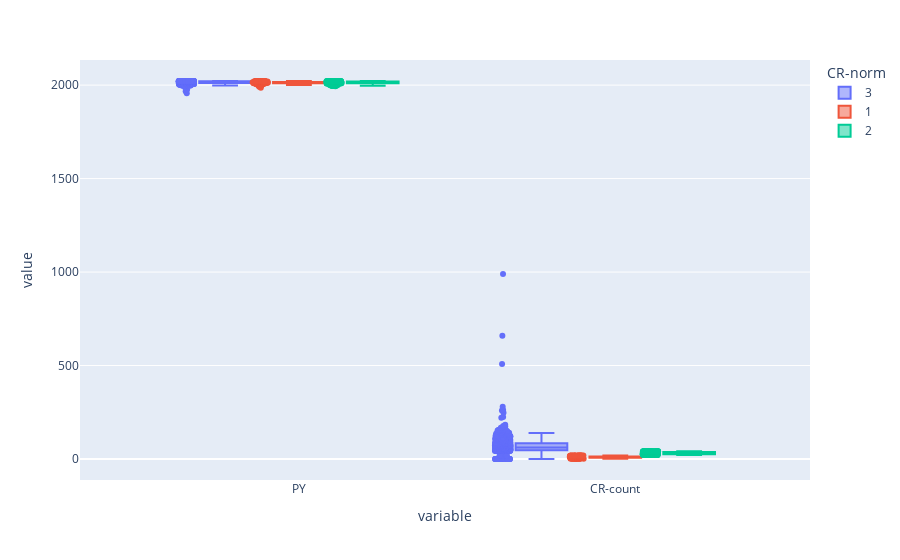

Write notebook code for a chart like this one.
### Code cell
fig = px.box(df,y=['PY','CR-count'], points="all", color='CR-norm')
fig.show()

### Figure 1 — Plotly figure (JSON) as saved in the notebook; plotly's stock layout.template omitted (floating-point values rounded to 4 significant figures; data arrays with more than 128 entries replaced by an {"elided": "..."} marker saying what was removed)
{"data": [{"alignmentgroup": "True", "boxpoints": "all", "hovertemplate": "CR-norm=3<br>variable=%{x}<br>value=%{y}<extra></extra>", "legendgroup": "3", "marker": {"color": "#636efa"}, "name": "3", "notched": false, "offsetgroup": "3", "orientation": "v", "showlegend": true, "type": "box", "x": {"elided": "1254 str values"}, "x0": " ", "xaxis": "x", "y": {"elided": "1254 int values"}, "y0": " ", "yaxis": "y"}, {"alignmentgroup": "True", "boxpoints": "all", "hovertemplate": "CR-norm=1<br>variable=%{x}<br>value=%{y}<extra></extra>", "legendgroup": "1", "marker": {"color": "#EF553B"}, "name": "1", "notched": false, "offsetgroup": "1", "orientation": "v", "showlegend": true, "type": "box", "x": {"elided": "366 str values"}, "x0": " ", "xaxis": "x", "y": {"elided": "366 int values"}, "y0": " ", "yaxis": "y"}, {"alignmentgroup": "True", "boxpoints": "all", "hovertemplate": "CR-norm=2<br>variable=%{x}<br>value=%{y}<extra></extra>", "legendgroup": "2", "marker": {"color": "#00cc96"}, "name": "2", "notched": false, "offsetgroup": "2", "orientation": "v", "showlegend": true, "type": "box", "x": {"elided": "516 str values"}, "x0": " ", "xaxis": "x", "y": {"elided": "516 int values"}, "y0": " ", "yaxis": "y"}], "layout": {"boxmode": "group", "legend": {"title": {"text": "CR-norm"}, "tracegroupgap": 0}, "margin": {"t": 60}, "xaxis": {"anchor": "y", "domain": [0, 1], "title": {"text": "variable"}}, "yaxis": {"anchor": "x", "domain": [0, 1], "title": {"text": "value"}}}}
